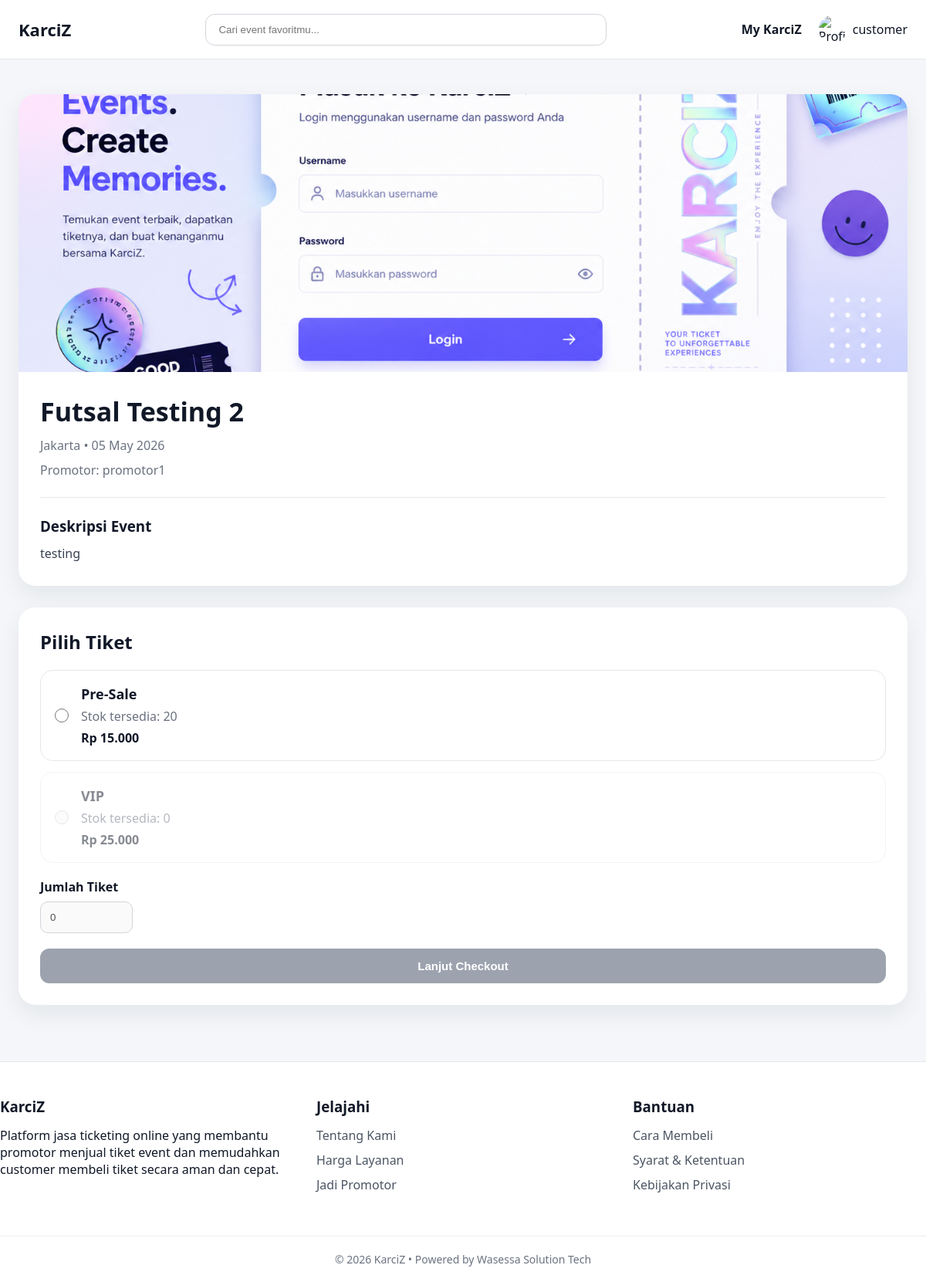
The page /customer/event-detail.php?id=2 (signed in) on the database its author committed.
### tables this page shows
CREATE TABLE `users` (
  `id` int(11) NOT NULL,
  `username` varchar(50) DEFAULT NULL,
  `email` varchar(100) DEFAULT NULL,
  `password` varchar(255) DEFAULT NULL,
  `no_whatsapp` varchar(20) DEFAULT NULL,
  `role` varchar(20) DEFAULT NULL,
  `created_at` timestamp NOT NULL DEFAULT current_timestamp(),
  `profile_image` varchar(255) DEFAULT NULL,
  `status` enum('pending','approved','rejected') DEFAULT 'pending'
);

CREATE TABLE `events` (
  `id` int(11) NOT NULL,
  `organizer_id` int(11) DEFAULT NULL,
  `nama_event` varchar(255) DEFAULT NULL,
  `lokasi` varchar(255) DEFAULT NULL,
  `tanggal` date DEFAULT NULL,
  `deskripsi` text DEFAULT NULL,
  `banner` varchar(255) DEFAULT NULL,
  `status` enum('aktif','selesai') DEFAULT 'aktif',
  `created_at` timestamp NOT NULL DEFAULT current_timestamp()
);

CREATE TABLE `promotor` (
  `id` int(100) NOT NULL,
  `user_id` int(11) DEFAULT NULL,
  `nama_brand` varchar(255) NOT NULL,
  `deskripsi_singkat` varchar(500) NOT NULL,
  `email_bisnis` varchar(255) NOT NULL,
  `no_wa` int(25) NOT NULL,
  `logo` varchar(255) NOT NULL,
  `banner` varchar(255) NOT NULL,
  `status` enum('pending','approved','rejected') DEFAULT 'pending',
  `created_at` timestamp NOT NULL DEFAULT current_timestamp()
);

CREATE TABLE `tickets` (
  `id` int(11) NOT NULL,
  `event_id` int(11) DEFAULT NULL,
  `nama_tiket` varchar(100) DEFAULT NULL,
  `harga` int(11) DEFAULT NULL,
  `stok` int(11) DEFAULT NULL,
  `created_at` timestamp NOT NULL DEFAULT current_timestamp()
);

### customer/event-detail.php (the view, shortened to what this page needs)
<?php
include '../config.php';
$event_id = intval($_GET['id']);
$stmt = $conn->prepare("
    SELECT events.*, promotor.nama_brand
    FROM events
    LEFT JOIN promotor ON events.organizer_id = promotor.id
    WHERE events.id = ?
    LIMIT 1
");
$stmt->bind_param("i", $event_id);
$stmt->execute();
$event = $stmt->get_result()->fetch_assoc();
$stmt = $conn->prepare("
    SELECT * FROM tickets
    WHERE event_id = ?
    ORDER BY harga ASC
");
$stmt->bind_param("i", $event_id);
$stmt->execute();
$tickets = $stmt->get_result();
?>
<!DOCTYPE html>
<html lang="id">
<head>
    <link rel="stylesheet" href="/Karciz/assets/css/style.css?v=4">
</head>
<body>
<?php include '../components/navbar.php'; ?>
<main>
    <section class="event-detail-section">
        <div class="container">
            <div class="event-detail-card">
                <?php if (!empty($event['banner'])) { ?>
                    <img
                        src="/Karciz/assets/images/events/<?= htmlspecialchars($event['banner']); ?>"
                        alt="<?= htmlspecialchars($event['nama_event']); ?>"
                        class="event-detail-banner"
                    >
                <?php } else { ?>
                    <div class="event-detail-banner empty-banner">No Banner</div>
                <?php } ?>
                <div class="event-detail-content">
                    <h1><?= htmlspecialchars($event['nama_event']); ?></h1>
                    <p class="event-meta">
                        <?= htmlspecialchars($event['lokasi']); ?> •
                        <?= date('d M Y', strtotime($event['tanggal'])); ?>
                    </p>
                    <p class="event-organizer">
                        Promotor: <?= htmlspecialchars($event['nama_brand'] ?? 'KarciZ Organizer'); ?>
                    </p>
                    <hr>
                    <h3>Deskripsi Event</h3>
                    <p class="event-description">
                        <?= nl2br(htmlspecialchars($event['deskripsi'])); ?>
                    </p>
                </div>
            </div>
            <div class="ticket-list-card">
              <h2>Pilih Tiket</h2>
              <?php if ($tickets->num_rows > 0) { ?>
                <form action="checkout.php" method="POST" id="ticketForm">
                  <?php while ($ticket = $tickets->fetch_assoc()) { ?>
                    <div class="ticket-option <?= $ticket['stok'] <= 0 ? 'ticket-disabled' : ''; ?>">
                      <label class="ticket-radio-area">
                        <input
                          type="radio"
                          name="ticket_choice"
                          value="<?= $ticket['id']; ?>"
                          data-stok="<?= $ticket['stok']; ?>"
                          <?= $ticket['stok'] <= 0 ? 'disabled' : ''; ?>
                        >
                        <div>
                          <h3><?= htmlspecialchars($ticket['nama_tiket']); ?></h3>
                          <p>Stok tersedia: <?= $ticket['stok']; ?></p>
                          <strong>Rp <?= number_format($ticket['harga'], 0, ',', '.'); ?></strong>
                        </div>
                      </label>
                    </div>
                  <?php } ?>
                  <div class="qty-box">
                    <label>Jumlah Tiket</label>
                    <input
                      type="number"
                      name="qty"
                      id="ticketQty"
                      min="1"
                      value="0"
                      disabled
                    >
                  </div>
                  <button type="submit" class="btn-login" id="checkoutBtn" disabled>
                    Lanjut Checkout
                  </button>
                </form>
              <?php } else { ?>
                <p>Belum ada tiket tersedia untuk event ini.</p>
              <?php } ?>
            </div>
        </div>
    </section>
</main>
<?php include '../components/footer.php'; ?>
</body>
</html>

### components/navbar.php (shortened to what this page needs)
<?php
require_once __DIR__ . '/../config.php';
$user_data = null;
$role = $_SESSION['role'] ?? null;
if (!empty($_SESSION['user'])) {
    $username = $_SESSION['user'];
    if ($stmt = $conn->prepare("SELECT username, profile_image FROM users WHERE username=? LIMIT 1")) {
        $stmt->bind_param("s", $username);
        $stmt->execute();
        $result = $stmt->get_result();
        $user_data = $result->fetch_assoc();
    }
}
$profile_img = 'default-profile.png';
$username_display = 'Guest';
if ($user_data) {
    $profile_img = !empty($user_data['profile_image'])
        ? $user_data['profile_image']
        : 'default-profile.png';
    $username_display = $user_data['username'] ?? 'Guest';
}
?>
<header class="navbar">
  <div class="container nav-wrapper">
    <div class="logo">
      <a href="/Karciz/index.php">KarciZ</a>
    </div>
    <div class="search-box">
      <input type="text" placeholder="Cari event favoritmu..." />
    </div>
    <div class="nav-right">
      <?php if ($role !== 'superadmin') { ?>
        <a href="/Karciz/customer/history_transaksi.php" class="my-karciz">
          My KarciZ
        </a>
      <?php } ?>
      <?php if ($user_data) { ?>
        <div class="profile-user" id="profileToggle">
          <img
            src="/Karciz/assets/images/profile/<?= htmlspecialchars($profile_img) ?>"
            alt="Profile"
          />
          <span><?= htmlspecialchars($username_display) ?></span>
        </div>
      <?php } else { ?>
        <a href="/Karciz/login.php">Login</a>
      <?php } ?>
    </div>
  </div>
</header>

### assets/css/style.css (style rules this page uses)
* { margin: 0; padding: 0; box-sizing: border-box; }
html, body { min-height: 100%; font-family: 'Segoe UI', Calibri, sans-serif; background: #f4f6f9; color: #111827; }
body { display: flex; flex-direction: column; }
main { flex: 1; }
.container { width: 100%; max-width: 1200px; margin: 0 auto; padding: 0 24px; }
.navbar { background: #fff; border-bottom: 1px solid #e5e7eb; position: sticky; top: 0; z-index: 100; }
.nav-wrapper { min-height: 76px; display: flex; align-items: center; justify-content: space-between; gap: 24px; }
.logo a { font-size: 22px; font-weight: 800; color: #111827; text-decoration: none; }
.search-box { flex: 1; max-width: 520px; }
.search-box input { width: 100%; padding: 12px 16px; border: 1px solid #d1d5db; border-radius: 12px; outline: none; background: #fff; }
.nav-right { display: flex; align-items: center; gap: 22px; }
.my-karciz { color: #111827; text-decoration: none; font-weight: 600; }
.profile-user { position: relative; display: flex; align-items: center; gap: 8px; cursor: pointer; }
.profile-user img { width: 36px; height: 36px; border-radius: 50%; object-fit: cover; }
.btn-login { display: inline-block; width: 100%; padding: 14px; border: none; background: #111827; color: white; border-radius: 12px; cursor: pointer; font-size: 15px; font-weight: 700; text-align: center; text-decoration: none; }
.event-detail-section { padding: 45px 0; }
.event-detail-card, .ticket-list-card { background: #fff; border-radius: 22px; box-shadow: 0 12px 30px rgba(17,24,39,0.07); overflow: hidden; margin-bottom: 28px; }
.event-detail-banner { width: 100%; height: 360px; object-fit: cover; display: block; }
.event-detail-content { padding: 28px; }
.event-detail-content h1 { font-size: 34px; margin-bottom: 10px; }
.event-meta, .event-organizer { color: #6b7280; margin-bottom: 10px; }
.event-detail-content hr { border: none; border-top: 1px solid #e5e7eb; margin: 24px 0; }
.event-detail-content h3 { margin-bottom: 10px; }
.event-description { color: #374151; line-height: 1.7; }
.ticket-list-card { padding: 28px; }
.ticket-list-card h2 { margin-bottom: 20px; }
.ticket-option { display: flex; justify-content: space-between; align-items: center; gap: 18px; padding: 18px; border: 1px solid #e5e7eb; border-radius: 16px; margin-bottom: 14px; }
.ticket-option h3 { margin-bottom: 6px; font-size: 18px; }
.ticket-option p { color: #6b7280; margin-bottom: 6px; }
.ticket-option strong { color: #111827; }
.ticket-option input { width: 80px; padding: 10px; border: 1px solid #d1d5db; border-radius: 10px; outline: none; }
.ticket-radio-area { display: flex; align-items: center; gap: 16px; width: 100%; cursor: pointer; }
.ticket-radio-area input[type="radio"] { width: 18px; height: 18px; }
.ticket-disabled { opacity: 0.5; pointer-events: none; }
.qty-box { margin: 20px 0; }
.qty-box label { display: block; margin-bottom: 8px; font-weight: 700; }
.qty-box input { width: 120px; padding: 12px; border: 1px solid #d1d5db; border-radius: 10px; }
#checkoutBtn:disabled { background: #9ca3af; cursor: not-allowed; }

### rows shown on the page
users: username "customer"
events: banner (picture), nama_event "Futsal Testing 2", lokasi "Jakarta", tanggal "05 May 2026", promotor.nama_brand "promotor1", deskripsi "testing"
tickets: stok "☐ Pre-Sale Stok tersedia: 20 R", nama_tiket "Pre-Sale", stok "20", harga "15.000"
tickets: stok "☐ VIP Stok tersedia: 0 Rp 25.0", nama_tiket "VIP", stok "0", harga "25.000"
